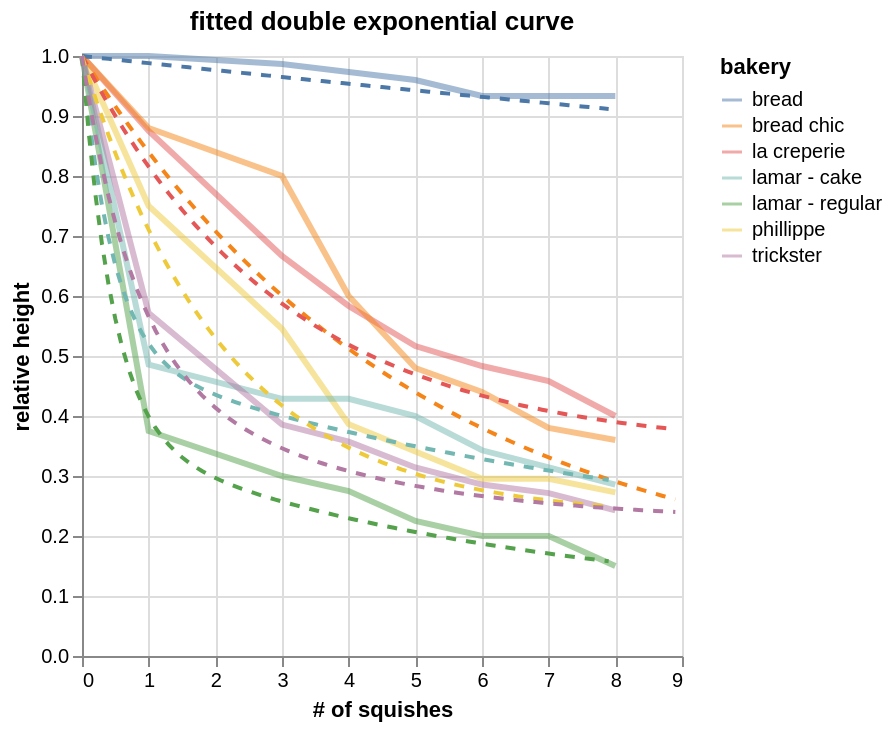

This figure's notebook cell:
### Code cell
base = (
    alt.Chart(spring_data.loc[spring_data['t'].le(8)])
    .transform_window(
        initial_value="first_value(value)",
        sort=[{"field": "t"}],
        groupby=["bakery"],
    )
    .transform_calculate(normalized="datum.value / datum.initial_value")
    .mark_line(size=3, opacity=0.5)
    .encode(
        x='t:Q',
        y='normalized:Q',
        color='bakery'
    )
)

fit = (
    alt.Chart(df)
    .transform_window(
        initial_value="first_value(y)",
        sort=[{"field": "t"}],
        groupby=["bakery"],
    )
    .transform_calculate(normalized="datum.y / datum.initial_value")
    .mark_line(size=2, strokeDash=[5, 5])
    .encode(
        x=alt.X('t:Q', title="# of squishes"),
        y=alt.Y('normalized:Q', title="relative height"),
        color='bakery'
    )
    .properties(title=f"fitted {typ} exponential curve")
)

chart = base + fit
chart.display()

### Figure 1 — Vega-Lite specification as saved in the notebook (floating-point values rounded to 4 significant figures; data arrays with more than 128 entries replaced by an {"elided": "..."} marker saying what was removed)
{"config": {"view": {"continuousWidth": 300, "continuousHeight": 300}}, "layer": [{"data": {"name": "data-66ebc5db670ee246241f7678fda0557e"}, "mark": {"type": "line", "opacity": 0.5, "size": 3}, "encoding": {"color": {"field": "bakery", "type": "nominal"}, "x": {"field": "t", "type": "quantitative"}, "y": {"field": "normalized", "type": "quantitative"}}, "transform": [{"window": [{"op": "first_value", "field": "value", "as": "initial_value"}], "groupby": ["bakery"], "sort": [{"field": "t"}]}, {"calculate": "datum.value / datum.initial_value", "as": "normalized"}]}, {"data": {"name": "data-16ee68ab1782ef66ebc7603f99bb2ab9"}, "mark": {"type": "line", "size": 2, "strokeDash": [5, 5]}, "encoding": {"color": {"field": "bakery", "type": "nominal"}, "x": {"field": "t", "title": "# of squishes", "type": "quantitative"}, "y": {"field": "normalized", "title": "relative height", "type": "quantitative"}}, "title": "fitted double exponential curve", "transform": [{"window": [{"op": "first_value", "field": "y", "as": "initial_value"}], "groupby": ["bakery"], "sort": [{"field": "t"}]}, {"calculate": "datum.y / datum.initial_value", "as": "normalized"}]}], "$schema": "https://vega.github.io/schema/vega-lite/v6.4.1.json", "datasets": {"data-66ebc5db670ee246241f7678fda0557e": [{"bakery": "la creperie", "metric": "height_s0", "value": 6.0, "units": "cm", "t": 0}, {"bakery": "phillippe", "metric": "height_s0", "value": 4.4, "units": "cm", "t": 0}, {"bakery": "lamar - regular", "metric": "height_s0", "value": 4.0, "units": "cm", "t": 0}, {"bakery": "bread chic", "metric": "height_s0", "value": 5.0, "units": "cm", "t": 0}, {"bakery": "lamar - cake", "metric": "height_s0", "value": 3.5, "units": "cm", "t": 0}, {"bakery": "trickster", "metric": "height_s0", "value": 7.0, "units": "cm", "t": 0}, {"bakery": "bread", "metric": "height_s0", "value": 7.5, "units": "cm", "t": 0}, {"bakery": "lamar - cake", "metric": "height_s1", "value": 1.7, "units": "cm", "t": 1}, {"bakery": "trickster", "metric": "height_s1", "value": 4.0, "units": "cm", "t": 1}, {"bakery": "bread", "metric": "height_s1", "value": 7.5, "units": "cm", "t": 1}, {"bakery": "bread chic", "metric": "height_s1", "value": 4.4, "units": "cm", "t": 1}, {"bakery": "lamar - regular", "metric": "height_s1", "value": 1.5, "units": "cm", "t": 1}, {"bakery": "phillippe", "metric": "height_s1", "value": 3.3, "units": "cm", "t": 1}, {"bakery": "la creperie", "metric": "height_s1", "value": 5.25, "units": "cm", "t": 1}, {"bakery": "bread", "metric": "height_s3", "value": 7.4, "units": "cm", "t": 3}, {"bakery": "trickster", "metric": "height_s3", "value": 2.7, "units": "cm", "t": 3}, {"bakery": "lamar - cake", "metric": "height_s3", "value": 1.5, "units": "cm", "t": 3}, {"bakery": "lamar - regular", "metric": "height_s3", "value": 1.2, "units": "cm", "t": 3}, {"bakery": "phillippe", "metric": "height_s3", "value": 2.4, "units": "cm", "t": 3}, {"bakery": "la creperie", "metric": "height_s3", "value": 4.0, "units": "cm", "t": 3}, {"bakery": "bread chic", "metric": "height_s3", "value": 4.0, "units": "cm", "t": 3}, {"bakery": "lamar - regular", "metric": "height_s4", "value": 1.1, "units": "cm", "t": 4}, {"bakery": "lamar - cake", "metric": "height_s4", "value": 1.5, "units": "cm", "t": 4}, {"bakery": "la creperie", "metric": "height_s4", "value": 3.5, "units": "cm", "t": 4}, {"bakery": "bread chic", "metric": "height_s4", "value": 3.0, "units": "cm", "t": 4}, {"bakery": "phillippe", "metric": "height_s4", "value": 1.7, "units": "cm", "t": 4}, {"bakery": "bread", "metric": "height_s4", "value": 7.3, "units": "cm", "t": 4}, {"bakery": "trickster", "metric": "height_s4", "value": 2.5, "units": "cm", "t": 4}, {"bakery": "bread chic", "metric": "height_s5", "value": 2.4, "units": "cm", "t": 5}, {"bakery": "lamar - cake", "metric": "height_s5", "value": 1.4, "units": "cm", "t": 5}, {"bakery": "phillippe", "metric": "height_s5", "value": 1.5, "units": "cm", "t": 5}, {"bakery": "la creperie", "metric": "height_s5", "value": 3.1, "units": "cm", "t": 5}, {"bakery": "lamar - regular", "metric": "height_s5", "value": 0.9, "units": "cm", "t": 5}, {"bakery": "bread", "metric": "height_s5", "value": 7.2, "units": "cm", "t": 5}, {"bakery": "trickster", "metric": "height_s5", "value": 2.2, "units": "cm", "t": 5}, {"bakery": "la creperie", "metric": "height_s6", "value": 2.9, "units": "cm", "t": 6}, {"bakery": "lamar - regular", "metric": "height_s6", "value": 0.8, "units": "cm", "t": 6}, {"bakery": "bread chic", "metric": "height_s6", "value": 2.2, "units": "cm", "t": 6}, {"bakery": "lamar - cake", "metric": "height_s6", "value": 1.2, "units": "cm", "t": 6}, {"bakery": "phillippe", "metric": "height_s6", "value": 1.3, "units": "cm", "t": 6}, {"bakery": "bread", "metric": "height_s6", "value": 7.0, "units": "cm", "t": 6}, {"bakery": "trickster", "metric": "height_s6", "value": 2.0, "units": "cm", "t": 6}, {"bakery": "trickster", "metric": "height_s7", "value": 1.9, "units": "cm", "t": 7}, {"bakery": "phillippe", "metric": "height_s7", "value": 1.3, "units": "cm", "t": 7}, {"bakery": "lamar - regular", "metric": "height_s7", "value": 0.8, "units": "cm", "t": 7}, {"bakery": "la creperie", "metric": "height_s7", "value": 2.75, "units": "cm", "t": 7}, {"bakery": "bread chic", "metric": "height_s7", "value": 1.9, "units": "cm", "t": 7}, {"bakery": "bread", "metric": "height_s7", "value": 7.0, "units": "cm", "t": 7}, {"bakery": "lamar - cake", "metric": "height_s7", "value": 1.1, "units": "cm", "t": 7}, {"bakery": "lamar - cake", "metric": "height_s8", "value": 1.0, "units": "cm", "t": 8}, {"bakery": "bread chic", "metric": "height_s8", "value": 1.8, "units": "cm", "t": 8}, {"bakery": "lamar - regular", "metric": "height_s8", "value": 0.6, "units": "cm", "t": 8}, {"bakery": "phillippe", "metric": "height_s8", "value": 1.2, "units": "cm", "t": 8}, {"bakery": "trickster", "metric": "height_s8", "value": 1.7, "units": "cm", "t": 8}, {"bakery": "la creperie", "metric": "height_s8", "value": 2.4, "units": "cm", "t": 8}, {"bakery": "bread", "metric": "height_s8", "value": 7.0, "units": "cm", "t": 8}], "data-16ee68ab1782ef66ebc7603f99bb2ab9": {"elided": "590 records"}}}
